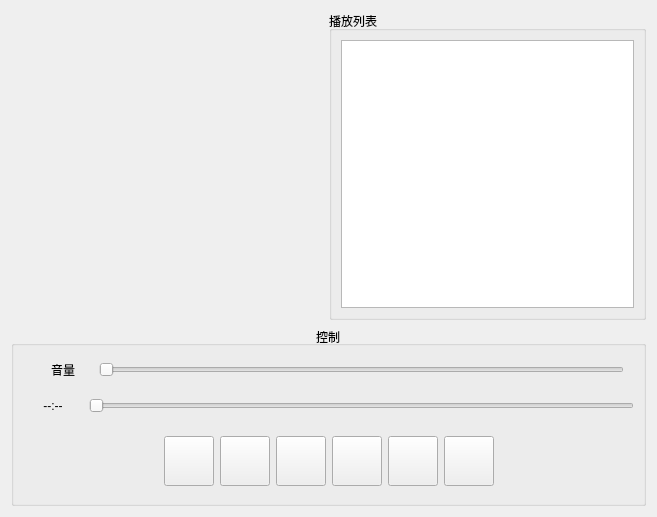
<?xml version="1.0" encoding="UTF-8"?>
<ui version="4.0">
 <class>MusicPlayerr</class>
 <widget class="QWidget" name="MusicPlayerr">
  <property name="geometry">
   <rect>
    <x>0</x>
    <y>0</y>
    <width>657</width>
    <height>517</height>
   </rect>
  </property>
  <property name="windowTitle">
   <string>Form</string>
  </property>
  <layout class="QVBoxLayout" name="verticalLayout_2">
   <item>
    <layout class="QHBoxLayout" name="horizontalLayout_4">
     <property name="spacing">
      <number>0</number>
     </property>
     <item>
      <spacer name="horizontalSpacer_3">
       <property name="orientation">
        <enum>Qt::Orientation::Horizontal</enum>
       </property>
       <property name="sizeHint" stdset="0">
        <size>
         <width>40</width>
         <height>20</height>
        </size>
       </property>
      </spacer>
     </item>
     <item>
      <widget class="QGroupBox" name="groupBox">
       <property name="title">
        <string>播放列表</string>
       </property>
       <layout class="QGridLayout" name="gridLayout">
        <item row="0" column="0">
         <widget class="QListWidget" name="musicList"/>
        </item>
       </layout>
      </widget>
     </item>
    </layout>
   </item>
   <item>
    <widget class="QGroupBox" name="controlGroupBox">
     <property name="sizePolicy">
      <sizepolicy hsizetype="Expanding" vsizetype="Fixed">
       <horstretch>0</horstretch>
       <verstretch>0</verstretch>
      </sizepolicy>
     </property>
     <property name="minimumSize">
      <size>
       <width>0</width>
       <height>180</height>
      </size>
     </property>
     <property name="maximumSize">
      <size>
       <width>16777215</width>
       <height>180</height>
      </size>
     </property>
     <property name="title">
      <string>控制</string>
     </property>
     <property name="alignment">
      <set>Qt::AlignmentFlag::AlignCenter</set>
     </property>
     <layout class="QGridLayout" name="gridLayout_2">
      <property name="sizeConstraint">
       <enum>QLayout::SizeConstraint::SetDefaultConstraint</enum>
      </property>
      <item row="0" column="0">
       <layout class="QVBoxLayout" name="verticalLayout">
        <item>
         <layout class="QHBoxLayout" name="horizontalLayout_3">
          <property name="leftMargin">
           <number>10</number>
          </property>
          <property name="rightMargin">
           <number>10</number>
          </property>
          <item>
           <widget class="QLabel" name="volumeLabel">
            <property name="sizePolicy">
             <sizepolicy hsizetype="Fixed" vsizetype="Fixed">
              <horstretch>0</horstretch>
              <verstretch>0</verstretch>
             </sizepolicy>
            </property>
            <property name="minimumSize">
             <size>
              <width>60</width>
              <height>30</height>
             </size>
            </property>
            <property name="text">
             <string>音量</string>
            </property>
            <property name="alignment">
             <set>Qt::AlignmentFlag::AlignCenter</set>
            </property>
           </widget>
          </item>
          <item>
           <widget class="QSlider" name="volumeSlider">
            <property name="sizePolicy">
             <sizepolicy hsizetype="Expanding" vsizetype="Fixed">
              <horstretch>0</horstretch>
              <verstretch>0</verstretch>
             </sizepolicy>
            </property>
            <property name="minimumSize">
             <size>
              <width>350</width>
              <height>30</height>
             </size>
            </property>
            <property name="orientation">
             <enum>Qt::Orientation::Horizontal</enum>
            </property>
           </widget>
          </item>
         </layout>
        </item>
        <item>
         <layout class="QHBoxLayout" name="horizontalLayout_2">
          <item>
           <widget class="QLabel" name="progressLabel">
            <property name="sizePolicy">
             <sizepolicy hsizetype="Fixed" vsizetype="Fixed">
              <horstretch>0</horstretch>
              <verstretch>0</verstretch>
             </sizepolicy>
            </property>
            <property name="minimumSize">
             <size>
              <width>60</width>
              <height>30</height>
             </size>
            </property>
            <property name="text">
             <string>--:--</string>
            </property>
            <property name="alignment">
             <set>Qt::AlignmentFlag::AlignCenter</set>
            </property>
           </widget>
          </item>
          <item>
           <widget class="QSlider" name="progressSlider">
            <property name="sizePolicy">
             <sizepolicy hsizetype="Expanding" vsizetype="Fixed">
              <horstretch>0</horstretch>
              <verstretch>0</verstretch>
             </sizepolicy>
            </property>
            <property name="minimumSize">
             <size>
              <width>350</width>
              <height>30</height>
             </size>
            </property>
            <property name="orientation">
             <enum>Qt::Orientation::Horizontal</enum>
            </property>
           </widget>
          </item>
         </layout>
        </item>
        <item>
         <widget class="QWidget" name="widget" native="true">
          <property name="sizePolicy">
           <sizepolicy hsizetype="Expanding" vsizetype="Fixed">
            <horstretch>0</horstretch>
            <verstretch>0</verstretch>
           </sizepolicy>
          </property>
          <property name="minimumSize">
           <size>
            <width>0</width>
            <height>50</height>
           </size>
          </property>
          <layout class="QHBoxLayout" name="horizontalLayout">
           <item>
            <spacer name="horizontalSpacer">
             <property name="orientation">
              <enum>Qt::Orientation::Horizontal</enum>
             </property>
             <property name="sizeHint" stdset="0">
              <size>
               <width>40</width>
               <height>20</height>
              </size>
             </property>
            </spacer>
           </item>
           <item>
            <widget class="QPushButton" name="prevBtn">
             <property name="sizePolicy">
              <sizepolicy hsizetype="Fixed" vsizetype="Fixed">
               <horstretch>0</horstretch>
               <verstretch>0</verstretch>
              </sizepolicy>
             </property>
             <property name="minimumSize">
              <size>
               <width>50</width>
               <height>50</height>
              </size>
             </property>
             <property name="text">
              <string/>
             </property>
            </widget>
           </item>
           <item>
            <widget class="QPushButton" name="playBtn">
             <property name="sizePolicy">
              <sizepolicy hsizetype="Fixed" vsizetype="Fixed">
               <horstretch>0</horstretch>
               <verstretch>0</verstretch>
              </sizepolicy>
             </property>
             <property name="minimumSize">
              <size>
               <width>50</width>
               <height>50</height>
              </size>
             </property>
             <property name="text">
              <string/>
             </property>
            </widget>
           </item>
           <item>
            <widget class="QPushButton" name="nextBtn">
             <property name="sizePolicy">
              <sizepolicy hsizetype="Fixed" vsizetype="Fixed">
               <horstretch>0</horstretch>
               <verstretch>0</verstretch>
              </sizepolicy>
             </property>
             <property name="minimumSize">
              <size>
               <width>50</width>
               <height>50</height>
              </size>
             </property>
             <property name="text">
              <string/>
             </property>
            </widget>
           </item>
           <item>
            <widget class="QPushButton" name="modeBtn">
             <property name="sizePolicy">
              <sizepolicy hsizetype="Fixed" vsizetype="Fixed">
               <horstretch>0</horstretch>
               <verstretch>0</verstretch>
              </sizepolicy>
             </property>
             <property name="minimumSize">
              <size>
               <width>50</width>
               <height>50</height>
              </size>
             </property>
             <property name="text">
              <string/>
             </property>
            </widget>
           </item>
           <item>
            <widget class="QPushButton" name="listBtn">
             <property name="sizePolicy">
              <sizepolicy hsizetype="Fixed" vsizetype="Fixed">
               <horstretch>0</horstretch>
               <verstretch>0</verstretch>
              </sizepolicy>
             </property>
             <property name="minimumSize">
              <size>
               <width>50</width>
               <height>50</height>
              </size>
             </property>
             <property name="text">
              <string/>
             </property>
            </widget>
           </item>
           <item>
            <widget class="QPushButton" name="openFile">
             <property name="sizePolicy">
              <sizepolicy hsizetype="Fixed" vsizetype="Fixed">
               <horstretch>0</horstretch>
               <verstretch>0</verstretch>
              </sizepolicy>
             </property>
             <property name="minimumSize">
              <size>
               <width>50</width>
               <height>50</height>
              </size>
             </property>
             <property name="text">
              <string/>
             </property>
            </widget>
           </item>
           <item>
            <spacer name="horizontalSpacer_2">
             <property name="orientation">
              <enum>Qt::Orientation::Horizontal</enum>
             </property>
             <property name="sizeHint" stdset="0">
              <size>
               <width>40</width>
               <height>20</height>
              </size>
             </property>
            </spacer>
           </item>
          </layout>
         </widget>
        </item>
       </layout>
      </item>
     </layout>
    </widget>
   </item>
  </layout>
 </widget>
 <resources/>
 <connections/>
</ui>
